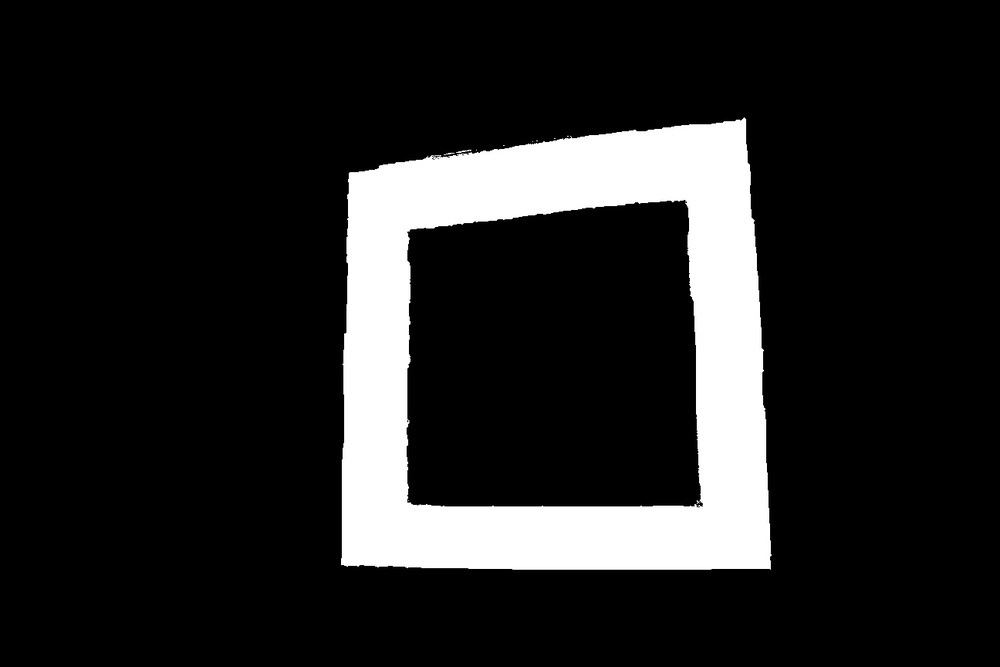
#> input picture Quadrilateral Corners/images/mask.JPG, 1000 x 667 px, shrunk from 1296 x 864 before the run, found by its file name
$ jupyter execute --allow-errors 'Test Quadrilateral Corners.ipynb'
#> lines starting #> are read from the running program, lines starting #| are printed output that depends on the picture; after the words box and inside, x2 and y2 are one past the last pixel; in counts of white or black regions, pixels touching at a corner belong together; long printed decimals are rounded
### Quadrilateral Corners/Corners.py
from matplotlib import pyplot as plt
import imutils
import numpy as np
import cv2

class Corners:

    def __init__(self):

        # Params
        self._epsilon_constant = 0.1  # Bigger simpler shape fitting # 0.04
        self._min_pixels_size = 10  # Min size of shapes in min rect area


    def process_image_path(self, path):

        # img_original = cv2.imread(path)
        # print(type(img_original))

        # img_prep = self.prepare_image(img_original)
        img_prep = self.prepare_image(path)

        img_shapes, shapes = self.find_quads(img_prep)
        print(shapes)

        inner_shape = self.get_inner_area_corners_from_results(shapes)

        if len(inner_shape) == 0:
            return img_original , inner_shape

        img_result = self.draw_points_array(img_original, inner_shape)

        return img_result, inner_shape

    # [32 lines left out: functions draw_points_array, get_inner_area_corners_from_results, not called in this run]


    def prepare_image(self, img):

        gray = cv2.cvtColor(img, cv2.COLOR_BGR2GRAY)
        img_blur = cv2.GaussianBlur(gray, (5, 5), 0)
        th1 = cv2.threshold(img_blur, 127, 255, cv2.THRESH_BINARY)[1]
        return th1

    # [57 lines left out: function find_quads, not called in this run]

### Quadrilateral Corners/Test Quadrilateral Corners.ipynb
Using as the input the output of the detection pipeline as a mask to process and output 4 corners of the flayble area

[cell 1]
from matplotlib import pyplot as plt
import imutils
import numpy as np
import cv2

img = cv2.imread('images/mask.jpg')
#> img is the input picture: shape (667, 1000, 3); min 0, max 255, mean 35.8

gray = cv2.cvtColor(img, cv2.COLOR_BGR2GRAY)
img_blur =  cv2.GaussianBlur(gray, (5, 5), 0)

#th1 = cv2.threshold(mask_gray,127,255,cv2.THRESH_BINARY)[1]
th1 = cv2.threshold(img_blur,127,255,cv2.THRESH_BINARY)[1]
#> th1: shape (667, 1000); 14.1% white; 1 white region
#th1 = cv2.threshold(img_blur,127,255,cv2.THRESH_BINAR_INV)[1]

result = cv2.cvtColor(img_blur, cv2.COLOR_GRAY2RGB)
plt.imshow(result)
plt.title('Mask input')
plt.show()

## Shape and Corner Detection

### Refs
https://www.pyimagesearch.com/2016/02/08/opencv-shape-detection/
https://docs.opencv.org/3.1.0/dd/d49/tutorial_py_contour_features.html
https://stackoverflow.com/questions/50984205/how-to-find-corners-points-of-a-shape-in-an-image-in-opencv

[cell 2]
img_result = img.copy()

results = []

_min_pixels_size = 10

#cnts = cv2.findContours(th1.copy(), cv2.RETR_EXTERNAL, cv2.CHAIN_APPROX_SIMPLE)
cnts = cv2.findContours(th1.copy(), cv2.RETR_LIST, cv2.CHAIN_APPROX_SIMPLE)
#> cnts = 2 contours; box (x1, y1, x2, y2) and area: (341, 118, 771, 570) 176430, (406, 199, 704, 507) 84116
cnts = imutils.grab_contours(cnts)

for c in cnts:

    # Perform shape approximation
    epsilon = 0.1*cv2.arcLength(c,True) #0.04
    approx = cv2.approxPolyDP(c, epsilon, True)

    # 4 sides?
    if (len(approx)==4):

        cv2.drawContours(img_result, [c], -1, (0, 255, 0), 5)

        (x, y, w, h) = cv2.boundingRect(approx)
        if (w>=_min_pixels_size and h>=_min_pixels_size):

            result = {}

            print(x, y, w, h, len(c))

            area = w * h
            result['area'] = area

            M = cv2.moments(c)
            cx = int(M['m10']/M['m00'])
            cy = int(M['m01']/M['m00'])

            result['centroid'] = (cx, cy)

            # create mask for edge detection
            gray = np.float32(th1)
            mask = np.zeros(gray.shape, dtype="uint8")
            cv2.fillPoly(mask, [approx], (255,255,255))

            dst = cv2.cornerHarris(mask,5,3,0.04)
            ret, dst = cv2.threshold(dst,0.1*dst.max(),255,0)
            dst = np.uint8(dst)
            ret, labels, stats, centroids = cv2.connectedComponentsWithStats(dst)
            criteria = (cv2.TERM_CRITERIA_EPS + cv2.TERM_CRITERIA_MAX_ITER, 100, 0.001)
            corners = cv2.cornerSubPix(gray,np.float32(centroids),(5,5),(-1,-1),criteria)

            result['corners'] = corners

            results.append(result)

            for i in range(1, len(corners)):
                #print(corners[i,0])
                cv2.circle(img_result, (int(corners[i,0]), int(corners[i,1])), 10, (255,0,0), 7)

            #print(corners)

            plt.imshow(cv2.cvtColor(mask, cv2.COLOR_GRAY2RGB))
            plt.show()
#> this loop made 2 passes
#> (epsilon, approx, x, y, w, h, area, cx) on passes 1 to 2: (119.4, [[684, 199], [703, 504], [409, 503], [407, 232]], 407, 199, 297, 306, 90882, 553), (172, [[744, 118], [349, 173], [342, 564], [770, 567]], 342, 118, 429, 450, 193050, 556)
#| 407 199 297 306 202
#| 342 118 429 450 249
#> pass 1, `ret, dst = cv2.threshold(dst,0.1*dst.max(),255,0)`:
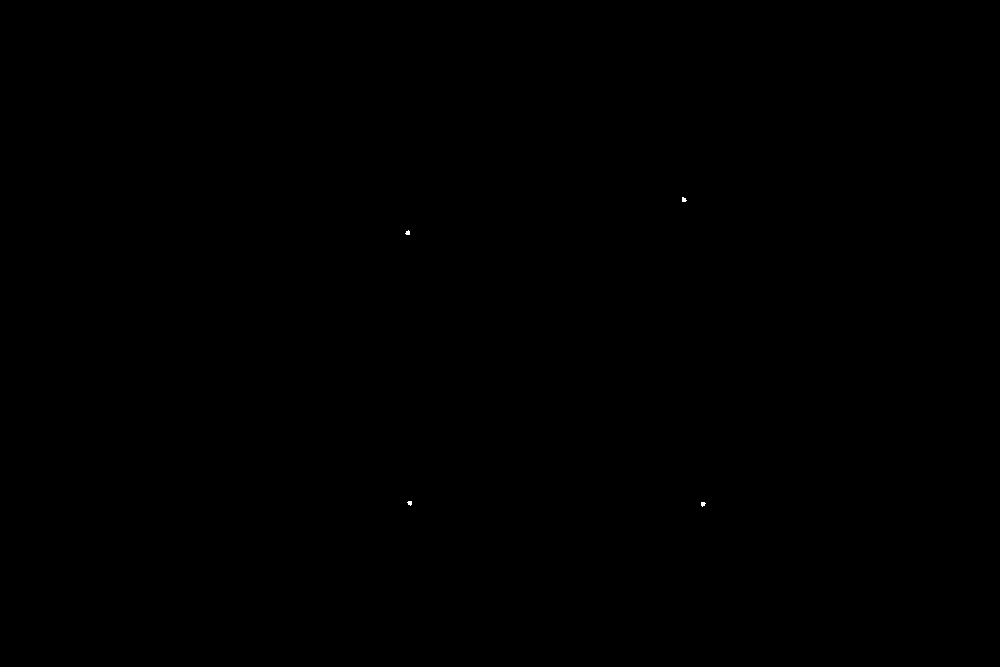
#> dst: shape (667, 1000) float32; 0.01% white; 4 white regions (4 under 20 px)
#> pass 1, `plt.show()`:
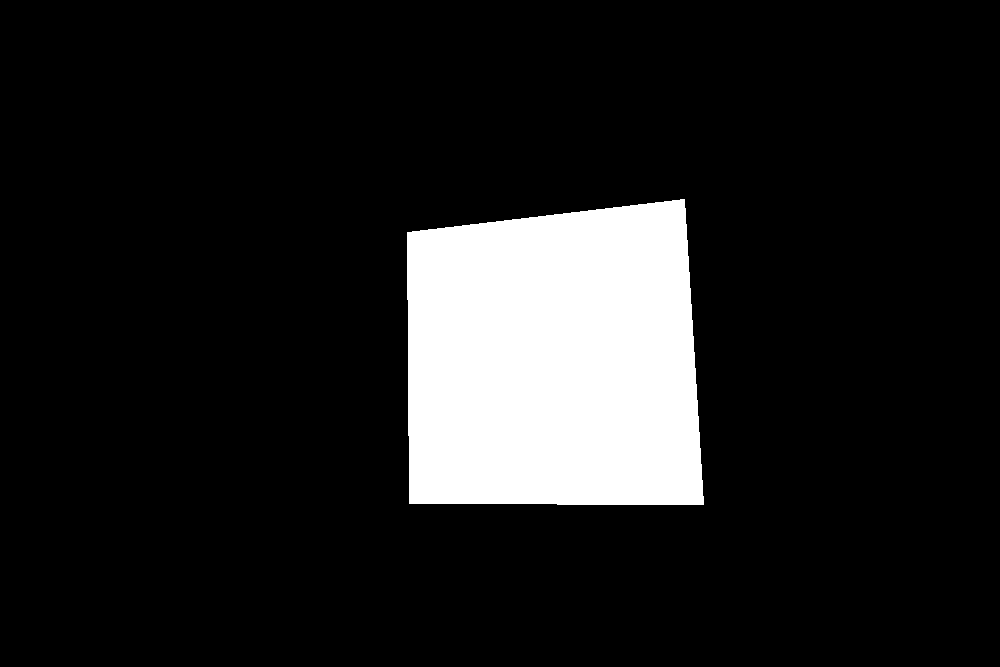
#> shown: shape (667, 1000, 3); 12.4% white; 1 white region, box (x1, y1, x2, y2) and area: (407, 199, 704, 505) 82966
#> pass 2, `plt.show()`:
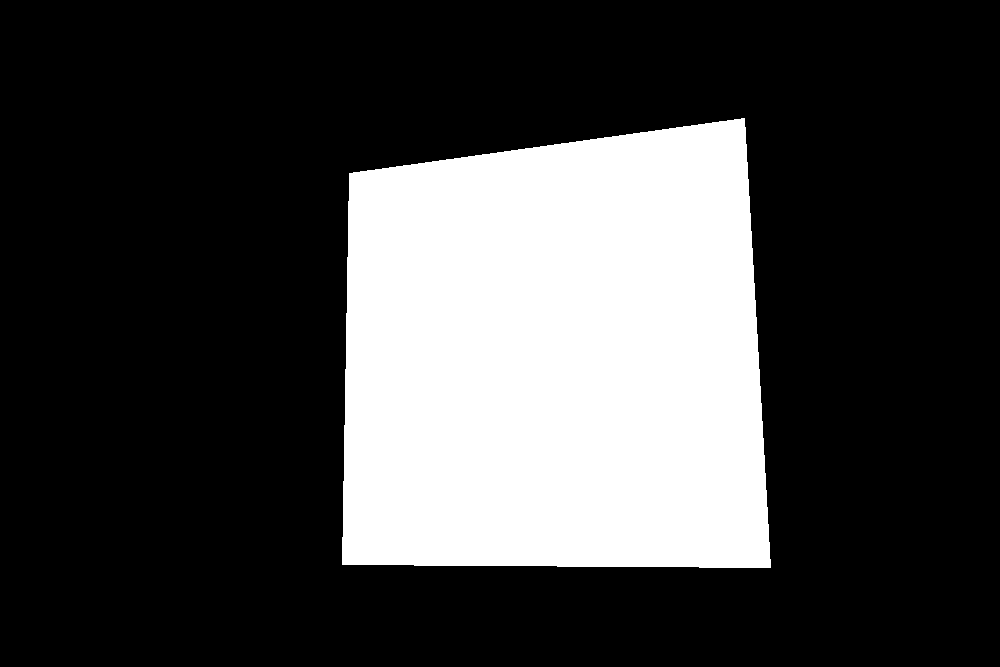
#> shown: shape (667, 1000, 3); 26.1% white; 1 white region, box (x1, y1, x2, y2) and area: (342, 118, 771, 568) 173909
#> after the loop: dst: shape (667, 1000); 0.01% white; 4 white regions (4 under 20 px)
#> after the loop:
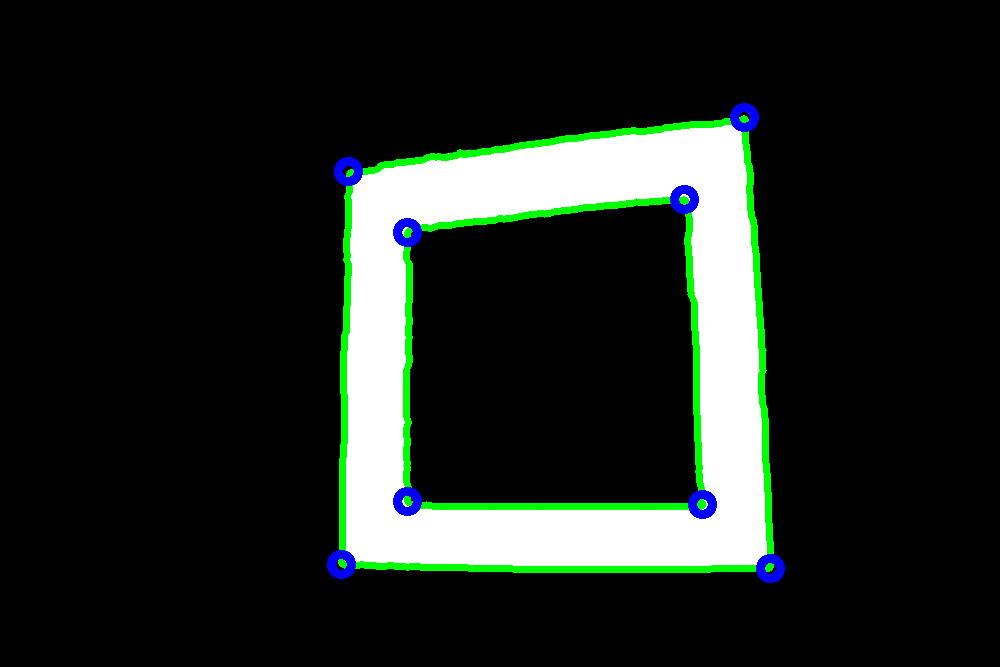
#> img_result: shape (667, 1000, 3); 3.48% of pixels changed, all inside (x1, y1, x2, y2) = (327, 103, 785, 583)
#> after the loop, results = 2 items


plt.imshow(img_result)
plt.title('Result')
plt.show()

print(results)
#| [{'area': 90882, 'centroid': (553, 360), 'corners': array([[499.4942 , 332.997],
#|        [684.513, 199.716],
#|        [407.195  , 232.229],
#|        [407.573, 501.3686 ],
#|        [702.1517 , 504.881]], dtype=float32)}, {'area': 193050, 'centroid': (556, 357), 'corners': array([[499.494, 332.9979 ],
#|        [744.61   , 117.471],
#|        [348.819, 171.819],
#|        [341.083, 564.163],
#|        [770.181, 568.181]], dtype=float32)}]

[cell 3]
def draw_points_array(image, points):
    for i in range(0, len(points)):
        cv2.circle(image, (int(points[i,0]), int(points[i,1])), 10, (255,0,0), 7)
    return image

def get_inner_area_corners_from_results(results):
    assert len(results)==2, 'I got more than 2 shapes for a gate...'
    inner_shape = None
    if results[0]['area'] > results[1]['area']:
        inner_shape = results[1]
    else:
        inner_shape = results[0]
#> inner_shape = 3 items
    corners = inner_shape['corners'][1:]
#> corners = [[684.5, 199.7], [407.2, 232.2], [407.6, 501.4], [702.2, 504.9]]
    return corners

corners = get_inner_area_corners_from_results(results)
print(corners)
#| [[684.513 199.716]
#|  [407.195   232.229]
#|  [407.573 501.3686 ]
#|  [702.1517  504.881]]

img_solution = draw_points_array(img.copy(), corners)
#> the loop in draw_points_array, `for i in range(0, len(points)):` made 4 passes

plt.imshow(img_solution)
plt.title('Mask input')
plt.show()

## Test class

[cell 4]
from matplotlib import pyplot as plt
import json
from Corners import Corners

path = 'images/mask.jpg'
detector = Corners()
#> (the rest of this cell did not finish here and is left out)
